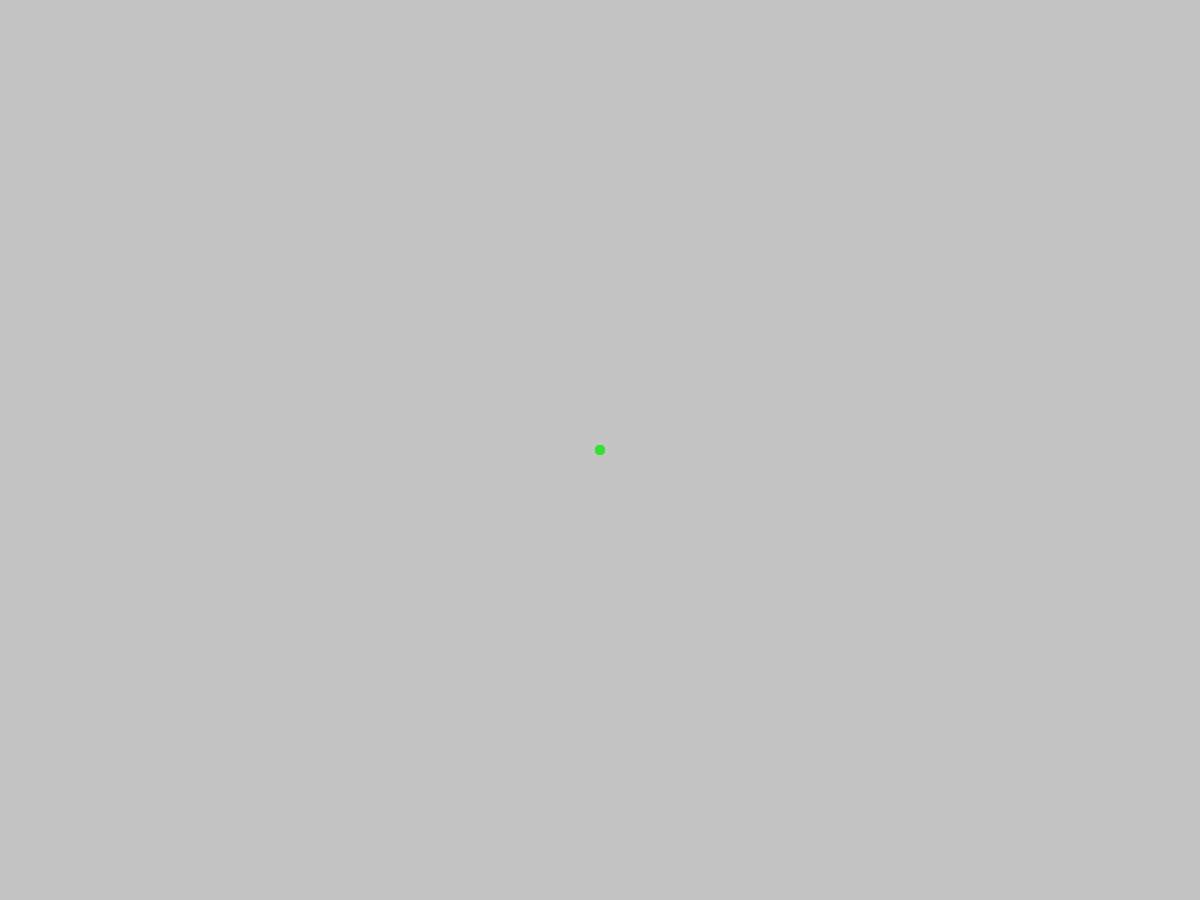
Frame 1 (no input)
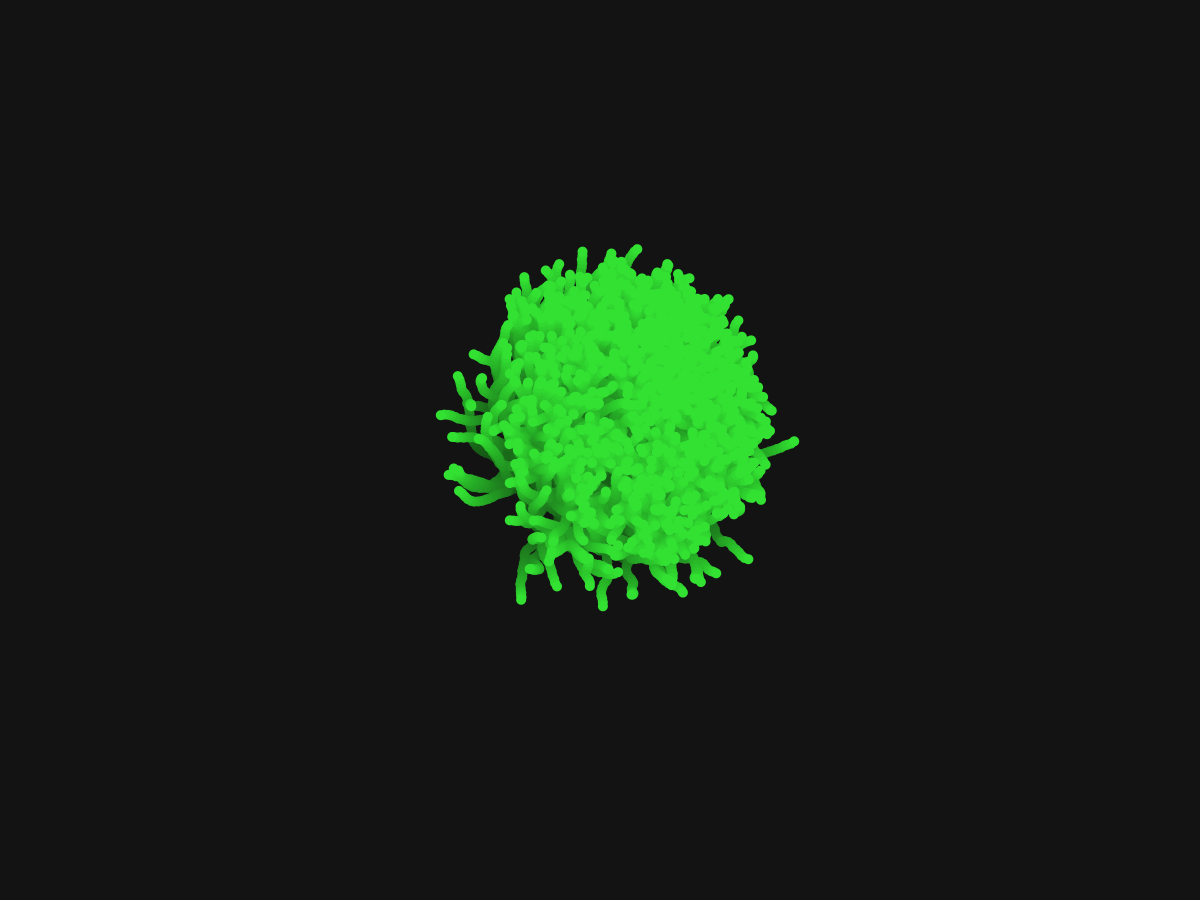
Frame 60 (the mouse pressed at the canvas centre just before this capture)
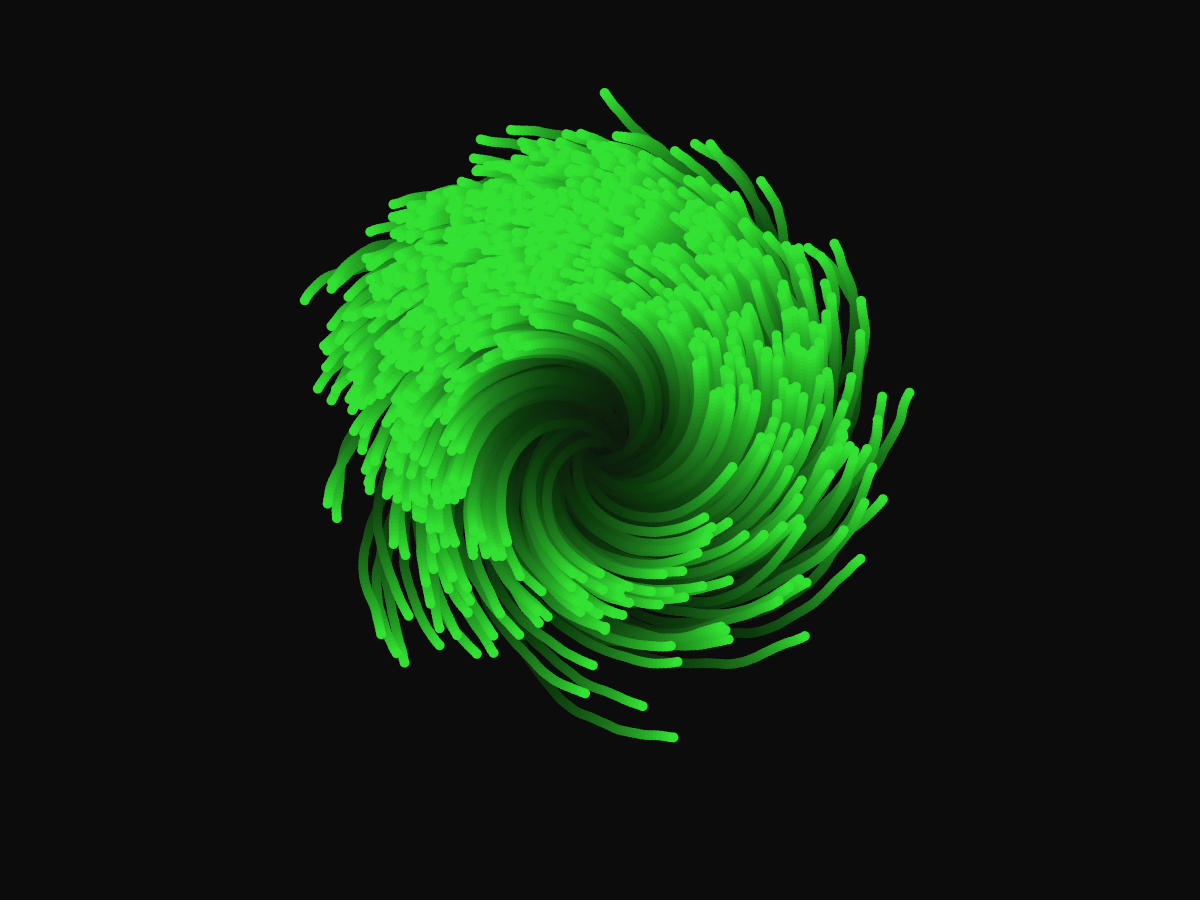
Frame 120 (the mouse held since frame 60 and released just before this capture)

The Processing sketch that drew these frames (run headless with seeded random() and noise(); from frame 60 on, the mouse is pressed at the canvas centre):

// Processing sketch: sketch_2303000c
// ── sketch_2303000c.pde
int nMover = 1000;
Mover[] m = new Mover[nMover];

void setup()
{
  size(1200,900); // screen size
  for(int i = 0; i < nMover; i = i + 1)
  {
  m [i]= new Mover(width/2,height/2);
  }
}

void draw()
{
  noStroke(); //get rid of countour lines
  fill(0,0,0,10); //paint it black
  rect(0,0,width,height);
  fill(255); //paint it white
  for(int i = 0; i < nMover; i = i + 1)
  {
    m[i].display();
    m[i].update();
    m[i].check();
  }
}

// ── Mover.pde
class Mover
{
PVector location = new PVector(0,0);
PVector velocity = new PVector(0,0);
PVector acceleration = new PVector(0,0);
float topspeed = 4;

Mover(float _x, float _y)
  {
    this.location.x = _x;
    this.location.y = _y;
    this.acceleration.x = -0.001;
    this.acceleration.y = 0.01;
  }
  
  void display()
  {
    fill(50,225,50); //paint it white
    circle(this.location.x,this.location.y,10); //drawing the circle
  }
  
  void update()
  {
    //chase
    PVector mouse = new PVector(mouseX,mouseY);
    PVector dir1 = PVector.sub(mouse,location);
    dir1.normalize();
    dir1.rotate(radians(100)); // get rid of line to make chase instead of run away
   
    
   //crawling 
   PVector dir2 = PVector.random2D();
   dir2.normalize();
   dir2.mult(3);
   
   //change of behavior, 1000 is limitation they have towards mouse
   float sliderValue = PVector.sub(mouse,location).mag()/1000.0;
   if(sliderValue > 1) sliderValue = 1.0;
   PVector dir = PVector.lerp(dir1,dir2,sliderValue);
    
  this.acceleration = dir.mult(0.5);
    
    this.velocity.add(this.acceleration);
    velocity.limit(topspeed);
    this.location.add(this.velocity);
  }
  
  void check()
  {
    /*if(this.location.x < 0 || this.location.x > width) this.velocity.x = this.velocity.x * (-1);
    if(this.location.y < 0 || this.location.y > height) this.velocity.y = this.velocity.y * (-1);*/
    if(this.location.x < 0) this.location.x = width;
    if(this.location.x > width) this.location.x = 0;
    if(this.location.y < 0) this.location.y = height;
    if(this.location.y > height) this.location.y = 0;
  }
}
